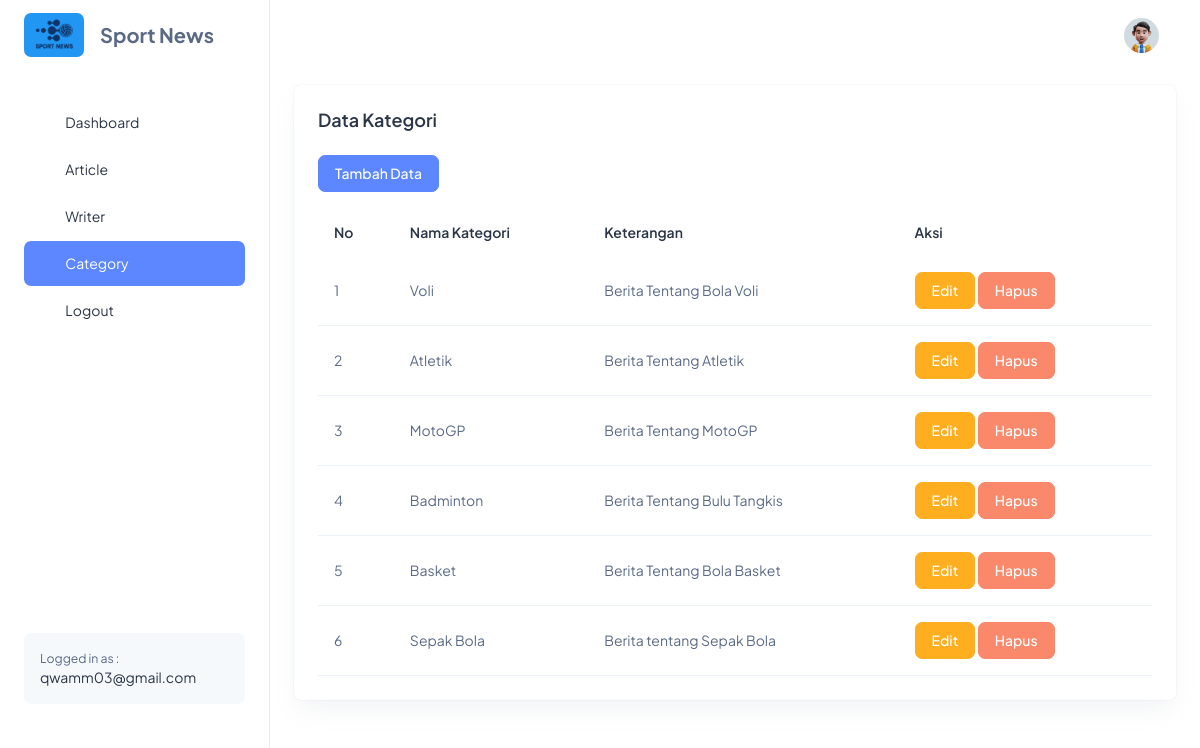
/admin/category.php (signed in), run on the app's committed database.
### tables this page shows
CREATE TABLE `category` (
  `id_kategori` int(11) NOT NULL,
  `nama_kategori` varchar(255) NOT NULL,
  `keterangan` varchar(255) NOT NULL
);

### admin/category.php (the view, shortened to what this page needs)
<!doctype html>
<html lang="en">
<head>
  <link rel="stylesheet" href="../assets/css/styles.min.css" />
</head>
<body>
  <div class="page-wrapper" id="main-wrapper" data-layout="vertical" data-navbarbg="skin6" data-sidebartype="full" data-sidebar-position="fixed" data-header-position="fixed">
    <aside class="left-sidebar">
      <div>
        <div class="brand-logo d-flex align-items-center justify-content-between">
          <div class="d-flex align-items-center">
            <a href="./index.php" class="text-nowrap logo-img">
              <img src="gambar/logo.png" width="60" alt="" class="rounded">
            </a>
            <span class="ms-3 fs-6 fw-bolder">Sport News</span>
          </div>
        </div>
        <nav class="sidebar-nav scroll-sidebar" data-simplebar="">
          <ul id="sidebarnav">
            <li class="nav-small-cap">
            </li>
            <li class="sidebar-item">
              <a class="sidebar-link" href="./index.php" aria-expanded="false">
                <span>
                  <i class="ti ti-dashboard"></i>
                </span>
                <span class="hide-menu">Dashboard</span>
              </a>
            </li>
            <li class="sidebar-item">
              <a class="sidebar-link" href="./article.php" aria-expanded="false">
                <span>
                  <i class="ti ti-article"></i>
                </span>
                <span class="hide-menu">Article</span>
              </a>
            </li>
            <li class="sidebar-item">
              <a class="sidebar-link" href="./writer.php" aria-expanded="false">
                <span>
                  <i class="ti ti-user"></i>
                </span>
                <span class="hide-menu">Writer</span>
              </a>
            </li>
            <li class="sidebar-item">
              <a class="sidebar-link" href="./category.php" aria-expanded="false">
                <span>
                  <i class="ti ti-category-2"></i>
                </span>
                <span class="hide-menu">Category</span>
              </a>
            </li>
            <li class="sidebar-item">
              <a class="sidebar-link" href="logout.php" aria-expanded="false">
                <span>
                  <i class="ti ti-login"></i>
                </span>
                <span class="hide-menu">Logout</span>
              </a>
            </li>
            <li class="nav-small-cap">
            </li>
            <li class="nav-small-cap">
            </li>
            <li class="nav-small-cap">
            </li>
            <li class="nav-small-cap">
            </li>
            <li class="nav-small-cap">
            </li>
            <li class="nav-small-cap">
            </li>
            <li class="nav-small-cap">
            </li>
            <li class="nav-small-cap">
            </li>
            <li class="nav-small-cap">
            </li>
            <li class="nav-small-cap">
            </li>
            <div class="sb-sidenav-footer bg-light p-3 rounded">
              <div class="small text-muted">Logged in as :</div>
              <div class="text-dark"><?php echo $_SESSION["email"]; ?></div>
            </div>
          </ul>
        </nav>
      </div>
    </aside>
    <div class="body-wrapper">
      <header class="app-header">
        <nav class="navbar navbar-expand-lg navbar-light">
          <div class="navbar-collapse justify-content-end px-0" id="navbarNav">
            <ul class="navbar-nav flex-row ms-auto align-items-center justify-content-end">
              <li class="nav-item dropdown">
                <a class="nav-link nav-icon-hover" href="javascript:void(0)" id="drop2" data-bs-toggle="dropdown" aria-expanded="false">
                  <img src="../assets/images/profile/user-1.jpg" alt="" width="35" height="35" class="rounded-circle">
                </a>
              </li>
            </ul>
          </div>
        </nav>
      </header>
      <?php
      include "database.php";
      ?>
      <div class="container-fluid">
        <div class="col-lg-12 d-flex align-items-stretch">
          <div class="card w-100">
            <div class="card-body p-4">
              <h5 class="card-title fw-semibold mb-4">Data Kategori</h5>
              <button type="button" class="btn btn-primary mb-3" data-bs-toggle="modal" data-bs-target="#categoryModal" onclick="openModal()">
                Tambah Data
              </button>
              <div class="table-responsive">
                <table class="table text-nowrap mb-0 align-middle">
                  <thead class="text-dark fs-4">
                    <tr>
                      <th class="border-bottom-0">
                        <h6 class="fw-semibold mb-0">No</h6>
                      </th>
                      <th class="border-bottom-0">
                        <h6 class="fw-semibold mb-0">Nama Kategori</h6>
                      </th>
                      <th class="border-bottom-0">
                        <h6 class="fw-semibold mb-0">Keterangan</h6>
                      </th>
                      <th class="border-bottom-0">
                        <h6 class="fw-semibold mb-0">Aksi</h6>
                      </th>
                    </tr>
                  </thead>
                  <tbody>
                    <?php
                    $sql2 = "SELECT * FROM category ORDER BY id_kategori DESC";
                    $q2 = mysqli_query($conn, $sql2);
                    $nomor = 1;
                    while ($r2 = mysqli_fetch_array($q2)) {
                      $id_kategori = $r2['id_kategori'];
                      $nama_kat = $r2['nama_kategori'];
                      $keterangan = $r2['keterangan'];
                    ?>
                      <tr>
                        <td scope="row"><?php echo $nomor++ ?></td>
                        <td scope="row"><?php echo $nama_kat ?></td>
                        <td scope="row"><?php echo $keterangan ?></td>
                        <td scope="row">
                          <button type="button" class="btn btn-warning" data-bs-toggle="modal" data-bs-target="#categoryModal" onclick="editModal('<?php echo $id_kategori ?>', '<?php echo $nama_kat ?>', '<?php echo $keterangan ?>')">Edit</button>
                          <button name="hapus" class="btn btn-danger" data-bs-toggle="modal" data-bs-target="#hapusModal<?php echo $id_kategori ?>">Hapus</button>
                        </td>
                      </tr>
                    <?php
                    }
                    ?>
                  </tbody>
                </table>
              </div>
            </div>
          </div>
        </div>
      </div>
    </div>
</body>
</html>

### data on the page
category: nama_kategori "Voli", keterangan "Berita Tentang Bola Voli"
category: nama_kategori "Atletik", keterangan "Berita Tentang Atletik"
category: nama_kategori "MotoGP", keterangan "Berita Tentang MotoGP"
category: nama_kategori "Badminton", keterangan "Berita Tentang Bulu Tangkis"
category: nama_kategori "Basket", keterangan "Berita Tentang Bola Basket"
category: nama_kategori "Sepak Bola", keterangan "Berita tentang Sepak Bola"

### other printed values
$_SESSION["email"] "qwamm03@gmail.com"
